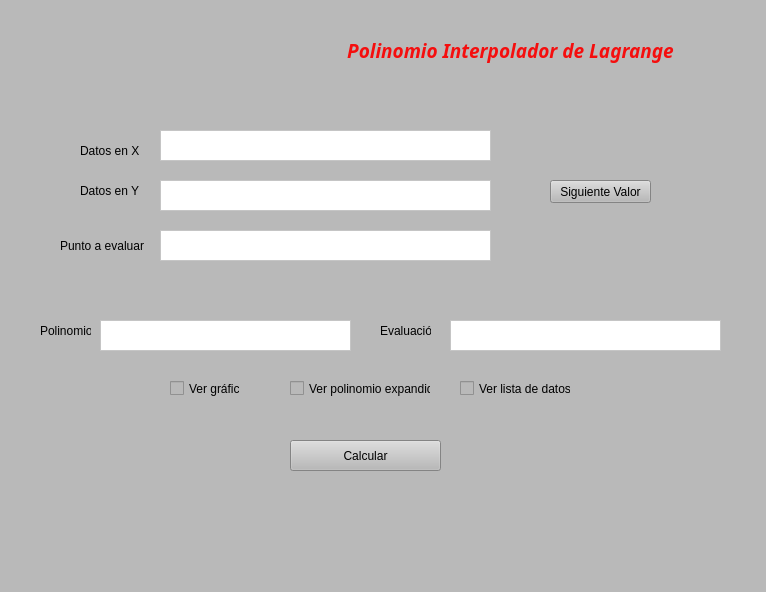
<?xml version="1.0" encoding="UTF-8"?>
<ui version="4.0">
 <class>MainWindow</class>
 <widget class="QMainWindow" name="MainWindow">
  <property name="geometry">
   <rect>
    <x>0</x>
    <y>0</y>
    <width>766</width>
    <height>592</height>
   </rect>
  </property>
  <property name="windowTitle">
   <string>MainWindow</string>
  </property>
  <property name="styleSheet">
   <string notr="true">
background-color: rgb(185, 185, 185);</string>
  </property>
  <widget class="QWidget" name="centralwidget">
   <widget class="QLabel" name="Titulo">
    <property name="geometry">
     <rect>
      <x>340</x>
      <y>30</y>
      <width>341</width>
      <height>41</height>
     </rect>
    </property>
    <property name="font">
     <font>
      <family>Malgun Gothic</family>
      <pointsize>12</pointsize>
      <weight>75</weight>
      <italic>true</italic>
      <bold>true</bold>
     </font>
    </property>
    <property name="text">
     <string>&lt;html&gt;&lt;head/&gt;&lt;body&gt;&lt;p align=&quot;center&quot;&gt;&lt;span style=&quot; font-size:14pt; color:#f50e0e;&quot;&gt;Polinomio Interpolador de Lagrange&lt;/span&gt;&lt;/p&gt;&lt;/body&gt;&lt;/html&gt;</string>
    </property>
   </widget>
   <widget class="QCheckBox" name="Grafica">
    <property name="geometry">
     <rect>
      <x>170</x>
      <y>380</y>
      <width>70</width>
      <height>17</height>
     </rect>
    </property>
    <property name="text">
     <string>Ver gráfica </string>
    </property>
   </widget>
   <widget class="QCheckBox" name="Polinomio">
    <property name="geometry">
     <rect>
      <x>290</x>
      <y>380</y>
      <width>141</width>
      <height>17</height>
     </rect>
    </property>
    <property name="text">
     <string>Ver polinomio expandido</string>
    </property>
   </widget>
   <widget class="QCheckBox" name="Lista">
    <property name="geometry">
     <rect>
      <x>460</x>
      <y>380</y>
      <width>111</width>
      <height>17</height>
     </rect>
    </property>
    <property name="text">
     <string>Ver lista de datos</string>
    </property>
   </widget>
   <widget class="QLabel" name="Datos_X">
    <property name="geometry">
     <rect>
      <x>80</x>
      <y>140</y>
      <width>61</width>
      <height>21</height>
     </rect>
    </property>
    <property name="text">
     <string>Datos en X</string>
    </property>
   </widget>
   <widget class="QLabel" name="Datos_Y">
    <property name="geometry">
     <rect>
      <x>80</x>
      <y>180</y>
      <width>61</width>
      <height>21</height>
     </rect>
    </property>
    <property name="text">
     <string>Datos en Y</string>
    </property>
   </widget>
   <widget class="QTextEdit" name="DigDatX">
    <property name="geometry">
     <rect>
      <x>160</x>
      <y>130</y>
      <width>331</width>
      <height>31</height>
     </rect>
    </property>
    <property name="styleSheet">
     <string notr="true">background-color: rgb(255, 255, 255);</string>
    </property>
   </widget>
   <widget class="QTextEdit" name="DigDatY">
    <property name="geometry">
     <rect>
      <x>160</x>
      <y>180</y>
      <width>331</width>
      <height>31</height>
     </rect>
    </property>
    <property name="styleSheet">
     <string notr="true">background-color: rgb(255, 255, 255);</string>
    </property>
   </widget>
   <widget class="QPushButton" name="Calcular">
    <property name="geometry">
     <rect>
      <x>290</x>
      <y>440</y>
      <width>151</width>
      <height>31</height>
     </rect>
    </property>
    <property name="text">
     <string>Calcular</string>
    </property>
   </widget>
   <widget class="QLabel" name="Escudo">
    <property name="geometry">
     <rect>
      <x>0</x>
      <y>-20</y>
      <width>321</width>
      <height>141</height>
     </rect>
    </property>
    <property name="styleSheet">
     <string notr="true">border-image: url(:/cct/Escudo UNAL.png);</string>
    </property>
    <property name="text">
     <string/>
    </property>
   </widget>
   <widget class="QTextEdit" name="Mos_Polinomio">
    <property name="geometry">
     <rect>
      <x>100</x>
      <y>320</y>
      <width>251</width>
      <height>31</height>
     </rect>
    </property>
    <property name="styleSheet">
     <string notr="true">background-color: rgb(255, 255, 255);</string>
    </property>
   </widget>
   <widget class="QLabel" name="Polinomio_2">
    <property name="geometry">
     <rect>
      <x>40</x>
      <y>320</y>
      <width>51</width>
      <height>21</height>
     </rect>
    </property>
    <property name="text">
     <string>Polinomio</string>
    </property>
   </widget>
   <widget class="QLabel" name="Evaluacion">
    <property name="geometry">
     <rect>
      <x>380</x>
      <y>320</y>
      <width>51</width>
      <height>21</height>
     </rect>
    </property>
    <property name="text">
     <string>Evaluación</string>
    </property>
   </widget>
   <widget class="QTextEdit" name="Mos_Evaluacion">
    <property name="geometry">
     <rect>
      <x>450</x>
      <y>320</y>
      <width>271</width>
      <height>31</height>
     </rect>
    </property>
    <property name="styleSheet">
     <string notr="true">background-color: rgb(255, 255, 255);</string>
    </property>
   </widget>
   <widget class="QTextEdit" name="DigDatY_2">
    <property name="geometry">
     <rect>
      <x>160</x>
      <y>230</y>
      <width>331</width>
      <height>31</height>
     </rect>
    </property>
    <property name="styleSheet">
     <string notr="true">background-color: rgb(255, 255, 255);</string>
    </property>
   </widget>
   <widget class="QLabel" name="P_evaluar">
    <property name="geometry">
     <rect>
      <x>60</x>
      <y>230</y>
      <width>91</width>
      <height>31</height>
     </rect>
    </property>
    <property name="text">
     <string>Punto a evaluar</string>
    </property>
   </widget>
   <widget class="QPushButton" name="Next">
    <property name="geometry">
     <rect>
      <x>550</x>
      <y>180</y>
      <width>101</width>
      <height>23</height>
     </rect>
    </property>
    <property name="text">
     <string>Siguiente Valor</string>
    </property>
   </widget>
  </widget>
  <widget class="QMenuBar" name="menubar">
   <property name="geometry">
    <rect>
     <x>0</x>
     <y>0</y>
     <width>766</width>
     <height>21</height>
    </rect>
   </property>
  </widget>
  <widget class="QStatusBar" name="statusbar"/>
 </widget>
 <resources>
  <include location="Escudo.qrc"/>
 </resources>
 <connections/>
</ui>
